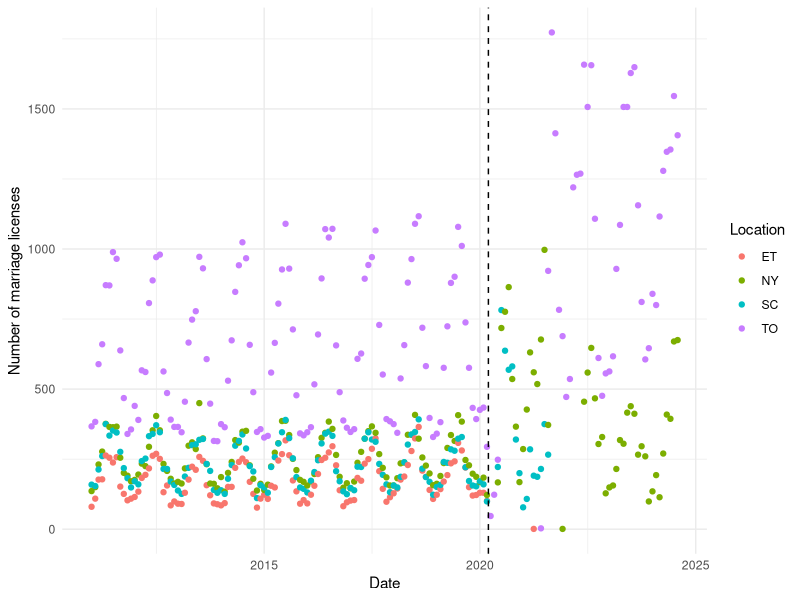

Reproduce this figure in R.
## ---- chunk 1
#| include: false
#| warning: false
#| message: false

library(tidyverse)

data <- read_csv(here::here("data/analysis_data/analysis_data.csv"))
## ---- chunk 2
#| label: fig-bills
#| fig-cap: Number of marriage licenses in Toronto, by civic center (2011 - 2024)
#| echo: false

data |> 
  ggplot(aes(x = date, 
             y = marriage_licenses,
             color = civic_centre)) +
  geom_point() + 
  geom_vline(xintercept = lubridate::ymd("2020-03-13"),
              linetype = "dashed") +
  theme_minimal() +
  labs(x = "Date",
       y = "Number of marriage licenses",
       color = "Location")
